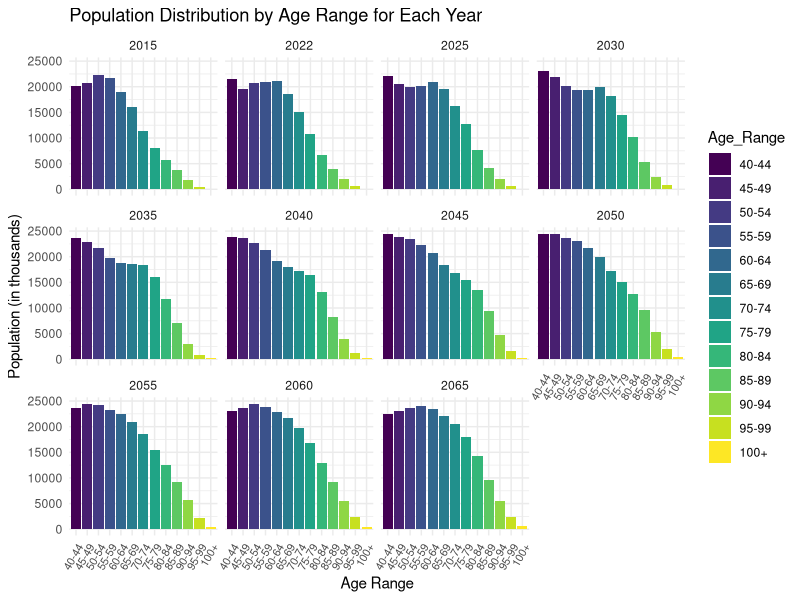
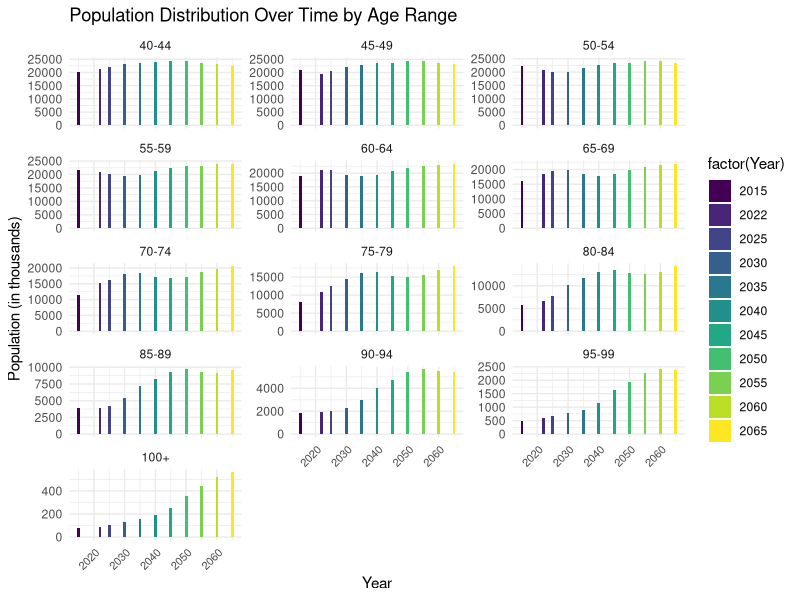

These figures' R source, in order:
library(tidyr)
library(ggplot2)
library(dplyr)

# US population 2022 onwards,
US_pop <- read.csv("US_analysis/data/US_census_pop_by_age.csv", header = TRUE)

colnames(US_pop) <- gsub('X', '', colnames(US_pop))
US_pop[, 1] <- gsub("^\\.", "", US_pop[, 1])


US_pop65<- US_pop[, 1:11]

US_pop65[,-1] <- lapply(US_pop65[,-1], function(x) as.numeric(gsub(",", "", x)))

US_pop65 <- US_pop65 %>%
  pivot_longer(cols = -Age_Range, names_to = "Year", values_to = "Population") %>%
  mutate(Year = as.numeric(Year))  # Convert Year to numeric


US_pop65 <- US_pop65 %>%
  mutate(Age_Range = factor(Age_Range,
                            levels = c("40 to 44 years", "45 to 49 years", "50 to 54 years",
                                       "55 to 59 years", "60 to 64 years", "65 to 69 years",
                                       "70 to 74 years", "75 to 79 years", "80 to 84 years",
                                       "85 to 89 years", "90 to 94 years", "95 to 99 years",
                                       "100 years and over"), ordered = TRUE),
         Age_Range = recode(Age_Range,
                            "40 to 44 years" = "40-44",
                            "45 to 49 years" = "45-49",
                            "50 to 54 years" = "50-54",
                            "55 to 59 years" = "55-59",
                            "60 to 64 years" = "60-64",
                            "65 to 69 years" = "65-69",
                            "70 to 74 years" = "70-74",
                            "75 to 79 years" = "75-79",
                            "80 to 84 years" = "80-84",
                            "85 to 89 years" = "85-89",
                            "90 to 94 years" = "90-94",
                            "95 to 99 years" = "95-99",
                            "100 years and over" = "100+"))




pop2015<- read.csv("US_analysis/data/2015pop.csv", header = TRUE)

pop2015 <- pop2015 %>%
  mutate(Age_Range = cut(AGE,
                          breaks = c(seq(40, 100, by = 5), Inf),
                          include.lowest = TRUE,
                          right = FALSE,
                          labels = c(paste(seq(40, 95, by = 5), seq(44, 99, by = 5), sep = "-"), "100+")),
         Year = "2015")



pop2015 <- pop2015 %>%
  mutate(Age_Range = factor(Age_Range,
                            levels = levels(US_pop65$Age_Range),
                            ordered = TRUE),
         Year = as.numeric(Year))

pop2015 <- pop2015 %>%
  group_by(Age_Range,Year) %>%
  summarise(Population = sum(POPESTIMATE2015, na.rm = TRUE) / 1000 )

US_pop65_final <- bind_rows(US_pop65, pop2015) %>%
  arrange(Year)


ggplot(US_pop65_final, aes(x = Age_Range, y = Population, fill = Age_Range)) +
  geom_bar(stat = "identity", width = 0.9) +
  theme_minimal() +
  labs(title = "Population Distribution by Age Range for Each Year",
       x = "Age Range",
       y = "Population (in thousands)") +
  theme(axis.text.x = element_text(angle = 60, hjust = 1, size = 8)) +
  facet_wrap(~Year, nrow = 3, ncol = 4)

ggplot(US_pop65_final, aes(x = Year, y = Population, fill = factor(Year))) +
  geom_bar(stat = "identity", width = 0.9, position = position_dodge(width = 0.8)) +
  theme_minimal() +
  labs(title = "Population Distribution Over Time by Age Range",
       x = "Year",
       y = "Population (in thousands)") +
  theme(axis.text.x = element_text(angle = 45, hjust = 1, size = 8)) +
  facet_wrap(~Age_Range, scales = "free_y", ncol = 3) +
  scale_fill_viridis_d()

